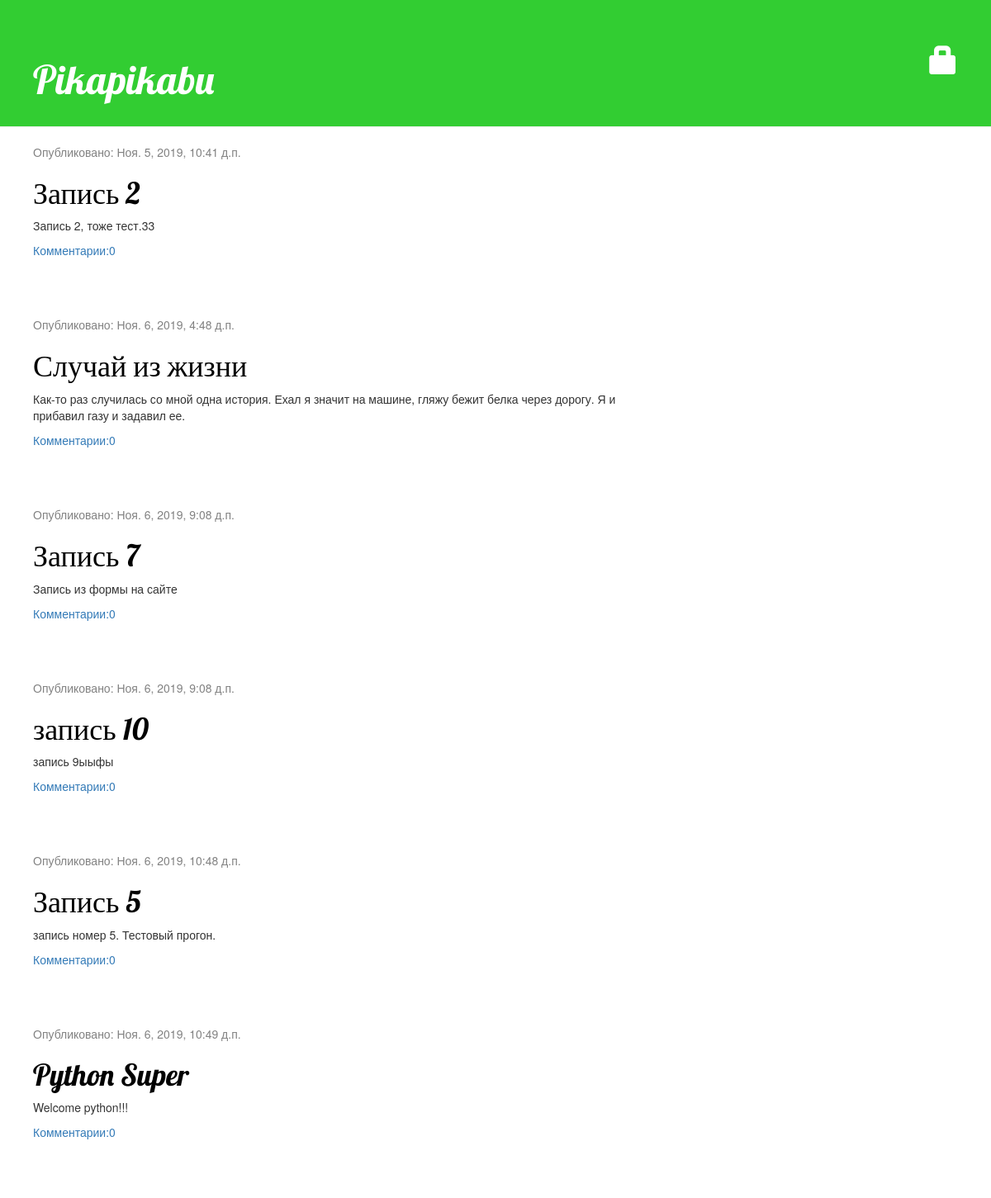
/, run on an earlier commit of the app's database.
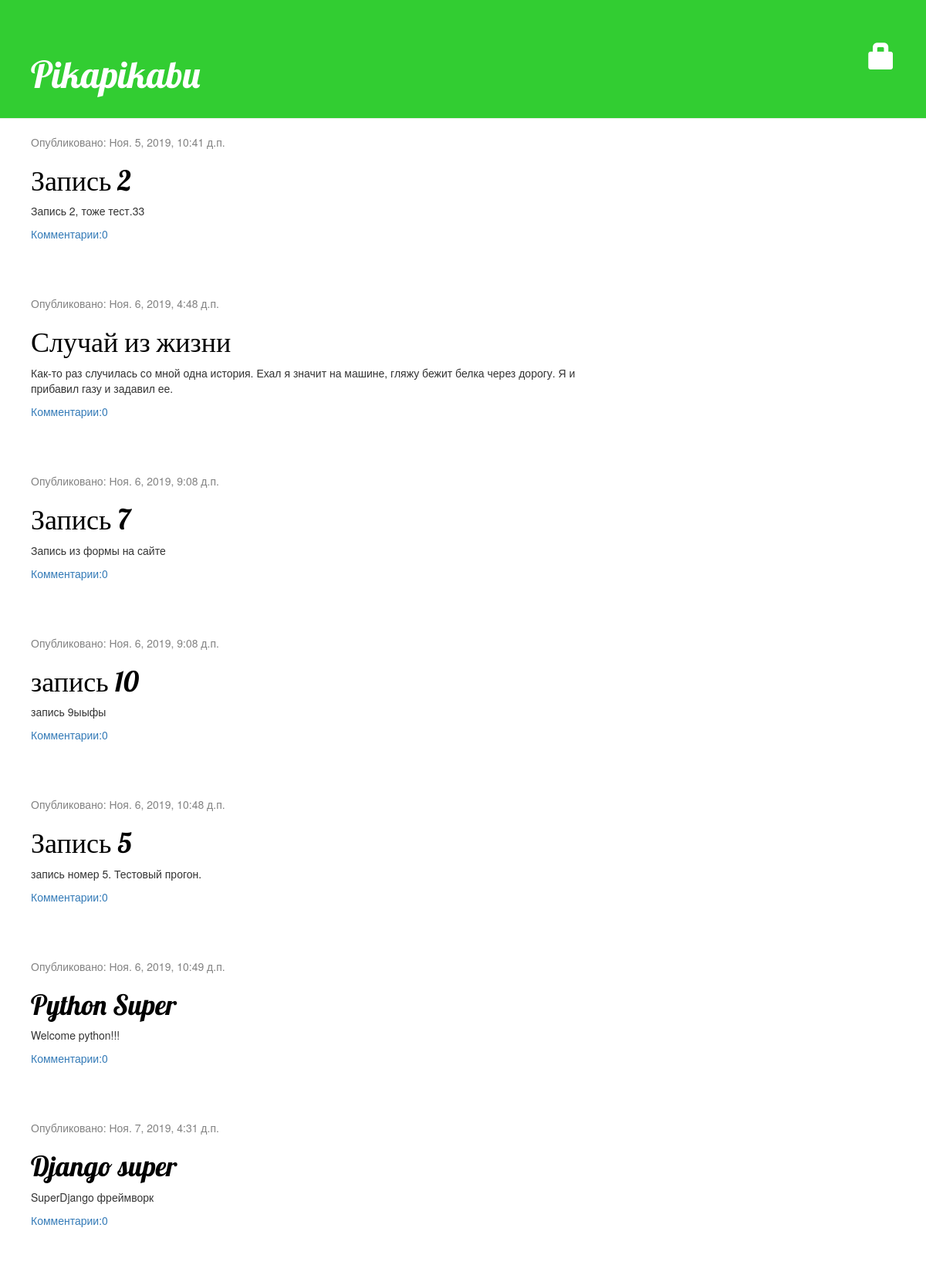
And on a later commit of the database.
### blog/models.py (models this page shows, shortened)
class Post(models.Model):
    author = models.ForeignKey(settings.AUTH_USER_MODEL, on_delete=models.CASCADE)
    title = models.CharField(max_length=200)
    text = models.TextField()
    created_date = models.DateTimeField(default=timezone.now)
    published_date = models.DateTimeField(blank=True, null=True)

### blog/views.py (the view)
# urls.py: path('', views.post_list, name='post_list'),
def post_list(request):
    post = Post.objects.filter(published_date__lte=timezone.now()).order_by('published_date')
    return render(request, 'blog/post_list.html', {'post': post})

### blog/templates/blog/post_list.html
{% extends 'blog/base.html' %}
{% block content %}
       {% for i_post in post %}
        <div class="post">
            <div class="date">
                <p>Опубликовано: {{ i_post.published_date }}</p>
            </div>
            <h1><a href="{% url 'post_detail' pk=i_post.pk %}">{{ i_post.title }}</a></h1>
            <p>{{ i_post.text|linebreaksbr }}</p>
        <a href="{% url 'post_detail' pk=i_post.pk %}">Комментарии:{{ i_post.comments.count }}</a>
        </div>
    {% endfor %}
{% endblock %}

What changed in the data, as far as the page shows it:
now on this page (row edited): Post: published_date "Ноя. 7, 2019, 4:31 д.п.", title "Django super", text "SuperDjango фреймворк", comments.count "0"
